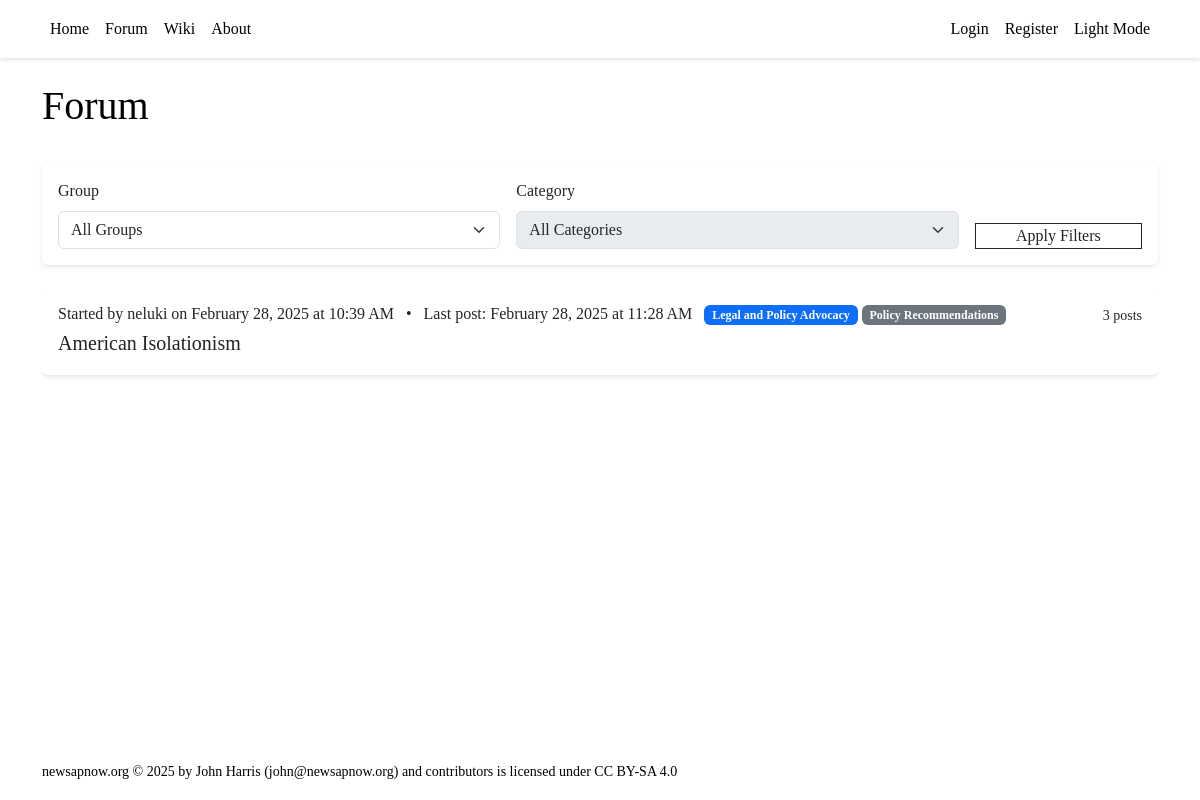
Page /forum/?category_id=15 on the committed database.
### tables this page shows
CREATE TABLE threads (
        id INTEGER PRIMARY KEY AUTOINCREMENT,
        title TEXT NOT NULL CHECK(length(title) <= 132),
        created_by INTEGER NOT NULL,
        group_id INTEGER,
        category_id INTEGER,
        is_wiki BOOLEAN DEFAULT 0,
        wiki_page_id INTEGER,
        created_at TIMESTAMP DEFAULT CURRENT_TIMESTAMP,
        updated_at TIMESTAMP DEFAULT CURRENT_TIMESTAMP,
        last_seen_at TIMESTAMP DEFAULT CURRENT_TIMESTAMP,
        FOREIGN KEY (created_by) REFERENCES users(id),
        FOREIGN KEY (group_id) REFERENCES groups(id),
        FOREIGN KEY (category_id) REFERENCES group_categories(id),
        FOREIGN KEY (wiki_page_id) REFERENCES wiki_pages(id)
    );

### backend/forum.py (the view, shortened to what this page needs)
@forum_blueprint.route("/")
def view_threads():
    user_id = session.get('user_id')
    page = request.args.get('page', 1, type=int)
    offset = (page - 1) * Config.THREADS_PER_PAGE
    is_wiki = request.args.get('is_wiki', '0') == '1'
    if 'group_id' in request.args:
        if request.args.get('group_id') == '':
            filter_group = None
            if 'filter_group' in session:
                session.pop('filter_group')
        else:
            filter_group = request.args.get('group_id', type=int)
            session['filter_group'] = filter_group
    else:
        filter_group = session.get('filter_group')
    if 'category_id' in request.args:
        if request.args.get('category_id') == '':
            filter_category = None
            if 'filter_category' in session:
                session.pop('filter_category')
        else:
            filter_category = request.args.get('category_id', type=int)
            session['filter_category'] = filter_category
    else:
        filter_category = session.get('filter_category')
    with get_db() as conn:
        cursor = conn.cursor()
        cursor.execute("""
            SELECT id, grouptext FROM groups ORDER BY grouptext
        """)
        all_groups = cursor.fetchall()
        categories = []
        query_parts = []
        query_params = []
        base_query = """
            SELECT DISTINCT
                t.*, u.username,
                g.grouptext as group_name,
                gc.category as category_name,
                COUNT(p.id) as post_count,
                MAX(p.created_at) as last_post_at
            FROM threads t
            JOIN users u ON t.created_by = u.id
            LEFT JOIN groups g ON t.group_id = g.id
            LEFT JOIN group_categories gc ON t.category_id = gc.id
            LEFT JOIN thread_users tu ON t.id = tu.thread_id
            LEFT JOIN posts p ON t.id = p.thread_id
            WHERE t.is_wiki = ?
        """
        query_params.append(1 if is_wiki else 0)
        if filter_group:
            query_parts.append("t.group_id = ?")
            query_params.append(filter_group)
        if filter_category:
            query_parts.append("t.category_id = ?")
            query_params.append(filter_category)
        if user_id:
            cursor.execute("""
                SELECT group_id
                FROM user_groups
                WHERE user_id = ? AND filter_on = 1
            """, (user_id,))
            filtered_groups = [row['group_id'] for row in cursor.fetchall()]
            if filtered_groups:
                filtered_groups_str = ','.join('?' for _ in filtered_groups)
                query_parts.append(f"(t.group_id IS NULL OR t.group_id IN ({filtered_groups_str}))")
                query_params.extend(filtered_groups)
            query_parts.append("""(
                tu.thread_id IS NULL
                OR tu.user_id = ?
                OR t.created_by = ?
            )""")
            query_params.extend([user_id, user_id])
        else:
            query_parts.append("tu.thread_id IS NULL")
        where_clause = " AND ".join(query_parts) if query_parts else ""
        if where_clause:
            base_query += " AND " + where_clause
        final_query = base_query + """
            GROUP BY t.id
            ORDER BY last_post_at DESC
            LIMIT ? OFFSET ?
        """
        query_params.extend([Config.THREADS_PER_PAGE, offset])
        cursor.execute(final_query, query_params)
        threads = cursor.fetchall()
    return render_template("forum/thread_list.html",
                          threads=threads,
                          page=page,
                          groups=all_groups,
                          categories=categories,
                          selected_group=filter_group,
                          selected_category=filter_category,
                          is_wiki=is_wiki,
                          Config=Config)

### backend/database.py (called while the page is built)
@contextmanager
def get_db() -> Generator[sqlite3.Connection, None, None]:
    conn = sqlite3.connect(Config.SQLITE_DB_PATH)
    conn.row_factory = sqlite3.Row
    try:
        yield conn
    finally:
        conn.commit()
        conn.close()

### backend/server.py (called while the page is built)
@app.template_filter('datetime')
def format_datetime(value):
    if isinstance(value, str):
        try:
            value = datetime.strptime(value, '%Y-%m-%d %H:%M:%S')
        except ValueError:
            return value
    return value.strftime('%B %d, %Y at %I:%M %p')

### frontend/templates/forum/thread_list.html (shortened to what this page needs)
{% extends "base.html" %}
{% block content %}
    <div class="d-flex justify-content-between align-items-center mb-4">
        <h1>{% if is_wiki %}Wiki Pages{% else %}Forum{% endif %}</h1>
    </div>
    <div class="card mb-4">
        <div class="card-body">
            <form method="GET" id="filterForm" class="row g-3">
                <div class="col-md-5">
                    <label for="groupFilter" class="form-label">Group</label>
                    <select id="groupFilter" name="group_id" class="form-select">
                        <option value="">All Groups</option>
                    </select>
                </div>
                <div class="col-md-5">
                    <label for="categoryFilter" class="form-label">Category</label>
                    <select id="categoryFilter" name="category_id" class="form-select" {% if not selected_group %}disabled{% endif %}>
                        <option value="">All Categories</option>
                    </select>
                </div>
                <div class="col-md-2 d-flex align-items-end">
                    <button type="submit" class="btn btn-primary w-100">Apply Filters</button>
                </div>
            </form>
        </div>
    </div>
    <div class="thread-list" tabindex="0">
        {% for thread in threads %}
            <div class="thread-item card mb-3" data-thread-id="{{ thread.id }}">
                <div class="card-body">
                    <div class="d-flex justify-content-between align-items-start">
                        <div>
                            <p class="card-subtitle mb-1">
                                Started by {{ thread.username }} on {{ thread.created_at | datetime }}
                                {% if thread.last_post_at != thread.created_at %}
                                <span class="text-muted mx-2">•</span> Last post: {{ thread.last_post_at | datetime }}
                                {% endif %}
                                {% if thread.group_name and thread.category_name %}
                                <span class="badge bg-primary ms-2">{{ thread.group_name }}</span>
                                <span class="badge bg-secondary">{{ thread.category_name }}</span>
                                {% endif %}
                            </p>
                            <h5 class="card-title mb-1">
                                <a href="{{ url_for('forum.view_thread', thread_id=thread.id) }}" class="text-decoration-none">
                                    {{ thread.title }}
                                </a>
                            </h5>
                        </div>
                        <small class="text-muted">{{ thread.post_count }} posts</small>
                    </div>
                </div>
            </div>
        {% endfor %}
    </div>
{% endblock %}

### frontend/static/styles.css (style rules this page uses)
body { font-family: var(--font-family-sans); line-height: 1.6; color: var(--standard-text); background-color: var(--page-bg); }
.card { border: none; background-color: var(--card-bg); box-shadow: 0 2px 4px rgba(0,0,0,0.1); }
.card-title { color: var(--prominent-text); }
.card-body { background-color: var(--card-bg); color: var(--standard-text); }
.thread-list { max-height: 80vh; overflow-y: auto; }
.thread-item { transition: all 0.2s ease; background-color: var(--card-bg); border-left: 3px solid var(--element-bg); }
html { height: 100%; position: relative; }
body { min-height: 100%; display: flex; flex-direction: column; }
.btn { padding: var(--spacing-sm) var(--spacing-md); border-radius: var(--border-radius); transition: all 0.2s ease; }
.btn-primary { background-color: var(--highlight-bg); border-color: var(--highlight-bg); color: var(--highlight-text); }
a { color: var(--highlight-text); text-decoration: none; }
.text-muted { color: var(--subtle-text) !important; }

### rows in the picture
threads: username "neluki", created_at "February 28, 2025 at 10:39 AM", last_post_at "February 28, 2025 at 11:28 AM", group_name "Legal and Policy Advocacy", category_name "Policy Recommendations", title "American Isolationism", post_count "3"
